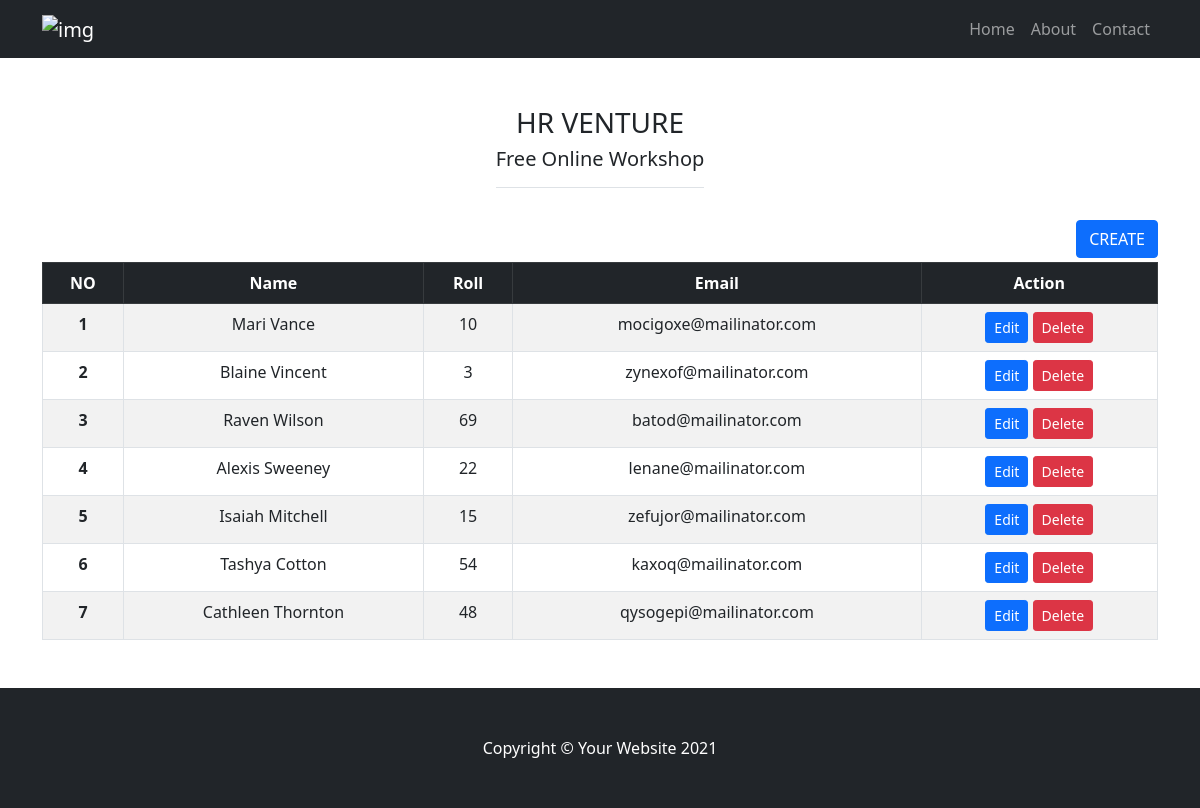
The page / on the database its author committed.
### tables this page shows
CREATE TABLE `user` (
  `id` int NOT NULL,
  `name` varchar(55) NOT NULL,
  `email` varchar(55) DEFAULT NULL,
  `roll` bigint NOT NULL,
  `image` varchar(55) DEFAULT NULL,
  `created_at` datetime DEFAULT NULL
);

### index.php (the view)
<?php
include("./partials/header.php");
?>
<?php
$sql = "SELECT * FROM user";
$result = $conn->query($sql);
?>
<section class="my-5">
    <div class="text-center mb-4">
        <h3>HR VENTURE</h3>
        <h5 class="border-bottom pb-3 d-inline-block">Free Online Workshop</h5>
    </div>
    <div class="container">
        <a href="create.php" class="btn btn-primary float-end mb-1">CREATE</a>
        <table class="table table-bordered table-striped text-center">
            <thead class="table-dark">
                <tr>
                    <th scope="col">NO</th>
                    <th scope="col">Name</th>
                    <th scope="col">Roll</th>
                    <th scope="col">Email</th>
                    <th scope="col">Action</th>
                </tr>
            </thead>
            <tbody>
                <?php
                if ($result->num_rows > 0) {
                    $i = 0;
                    while ($row = $result->fetch_assoc()) {
                        $i++;
                ?>
                        <tr>
                            <th scope="row"><?php echo $i ?></th>
                            <td><?php echo $row['name'] ?></td>
                            <td><?php echo $row['roll'] ?></td>
                            <td><?php echo $row['email'] ?></td>
                            <td>
                                <a href="#" class="btn btn-sm btn-primary">Edit</a>
                                <a href="#" class="btn btn-sm btn-danger">Delete</a>
                            </td>
                        </tr>
                <?php }
                } else {?>
                    <tr>
                        <td colspan="5">No result found!!</td>
                    </tr>
                <?php }
                ?>
            </tbody>
        </table>
    </div>
</section>
<?php
include("./partials/footer.php");
?>

### partials/header.php (shortened to what this page needs)
<!DOCTYPE html>
<html lang="en">
<head>
    <link href="asset/css/styles.css" rel="stylesheet" />
</head>
<body>
    <?php
    include("navbar.php");
    ?>

### partials/navbar.php (shortened to what this page needs)
<nav class="navbar navbar-expand-lg navbar-dark bg-dark">
  <div class="container">
    <a class="navbar-brand" href="#!"><img src="img/logo.png" alt="img" class="img-fluid" width="120"></a>
    <div class="collapse navbar-collapse" id="navbarSupportedContent">
      <ul class="navbar-nav ms-auto mb-2 mb-lg-0">
        <li class="nav-item"><a class="nav-link" href="#">Home</a></li>
        <li class="nav-item"><a class="nav-link" href="#!">About</a></li>
        <li class="nav-item"><a class="nav-link" href="#!">Contact</a></li>
      </ul>
    </div>
  </div>
</nav>

### partials/footer.php (shortened to what this page needs)
<footer class="py-5 bg-dark">
    <div class="container">
      <p class="m-0 text-center text-white">Copyright &copy; Your Website 2021</p>
    </div>
  </footer>
</body>
</html>

### rows shown on the page
user: name "Mari Vance", roll "10", email "mocigoxe@mailinator.com"
user: name "Blaine Vincent", roll "3", email "zynexof@mailinator.com"
user: name "Raven Wilson", roll "69", email "batod@mailinator.com"
user: name "Alexis Sweeney", roll "22", email "lenane@mailinator.com"
user: name "Isaiah Mitchell", roll "15", email "zefujor@mailinator.com"
user: name "Tashya Cotton", roll "54", email "kaxoq@mailinator.com"
user: name "Cathleen Thornton", roll "48", email "qysogepi@mailinator.com"
